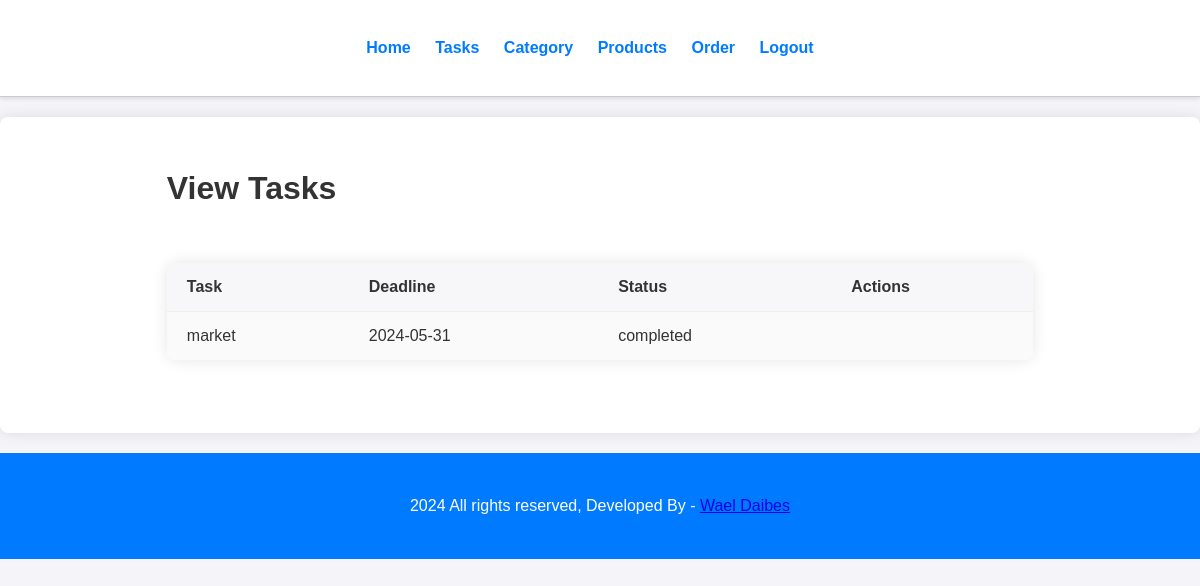
The page /Employee/view-tasks.php (signed in) on the database its author committed.
### tables this page shows
CREATE TABLE `tbl_tasks` (
  `Task` varchar(100) NOT NULL,
  `EmployeeUsername` varchar(100) NOT NULL,
  `Deadline` date NOT NULL,
  `Status` enum('completed','inProgress') NOT NULL
);

### employee/view-tasks.php (the view, shortened to what this page needs)
<?php include('partials/menu.php'); ?>
<div class="main-content">
    <div class="wrapper">
        <h1>View Tasks</h1>
        <br><br>
        <?php
        $employee_username = $_SESSION['user'];
        $sql = "SELECT * FROM tbl_tasks WHERE EmployeeUsername='$employee_username'";
        $res = mysqli_query($conn, $sql);
        if($res == true)
        {
            $count = mysqli_num_rows($res);
            if($count > 0)
            {
                ?>
                <table class="tbl-full">
                    <tr>
                        <th>Task</th>
                        <th>Deadline</th>
                        <th>Status</th>
                        <th>Actions</th>
                    </tr>
                <?php
                while($row = mysqli_fetch_assoc($res))
                {
                    $task = $row['Task'];
                    $deadline = $row['Deadline'];
                    $status = $row['Status'];
                    ?>
                    <tr>
                        <td><?php echo $task; ?></td>
                        <td><?php echo $deadline; ?></td>
                        <td><?php echo $status; ?></td>
                        <td>
                        </td>
                    </tr>
                    <?php
                }
                ?>
                </table>
                <?php
            }
            else
            {
                echo "<div class='error'>No Tasks Assigned</div>";
            }
        }
        else
        {
            echo "<div class='error'>Failed to Retrieve Tasks</div>";
        }
        ?>
    </div>
</div>
<?php include('partials/footer.php'); ?>

### css/admin.css (style rules this page uses)
* { margin: 0; padding: 0; font-family: 'Arial', sans-serif; box-sizing: border-box; }
body { background-color: #f4f4f9; color: #333; }
.wrapper { padding: 2%; width: 80%; margin: 0 auto; }
.tbl-full { width: 100%; border-collapse: collapse; margin: 20px 0; background: #fff; box-shadow: 0 0 15px rgba(0, 0, 0, 0.1); border-radius: 8px; overflow: hidden; }
table tr th, table tr td { padding: 15px 20px; border-bottom: 1px solid #eee; text-align: left; }
table tr th { background-color: #f7f7f9; font-weight: bold; color: #333; }
table tr:nth-of-type(even) { background-color: #fafafa; }
table tr:last-child td { border-bottom: none; }
.main-content { margin: 20px 0; background-color: #fff; padding: 30px; border-radius: 8px; box-shadow: 0 0 15px rgba(0, 0, 0, 0.1); }

### rows shown on the page
tbl_tasks: Task "market", Deadline "2024-05-31", Status "completed"
